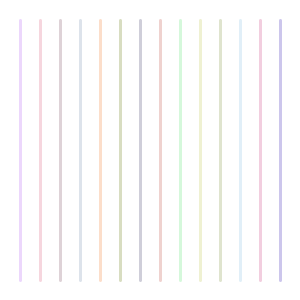
Frame 1 (no input)
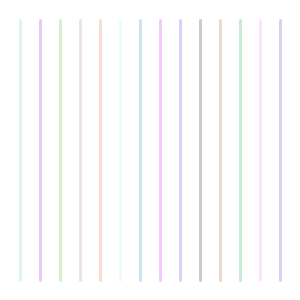
Frame 60 (the mouse pressed at the canvas centre just before this capture)
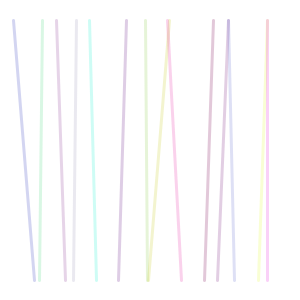
Frame 120 (the mouse held since frame 60 and released just before this capture)

The Processing sketch that drew these frames (run headless with seeded random() and noise(); from frame 60 on, the mouse is pressed at the canvas centre):

// Processing sketch: processing_68483
// ── processing_68483.pde

float r,g,b,a;

void setup() {
  size(300, 300);
}

void draw() {
  background(255);
  for (int i=20; i<width;i+=20) {  //limits not to exceed its canvas
    r=random(255);  //random color of line
    g=random(255);
    b=random(255);
    a=random(50, 70);
    stroke(r,g,b,a);
    strokeWeight(3);  
    float mx=mouseX/10;  //minimize mouseX
    float offsetA=random(-mx, mx);  //upper line's change
    float offsetB=random(-mx, mx);  //lower line's change
    line (i+offsetA, 20, i-offsetB, 280); // place 20 lines  
    // both x coordination will change once i move mouse to right side
  }
}
